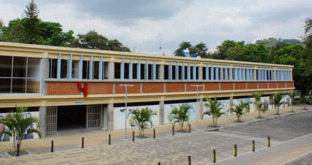
#> input picture exam-1/assets/img1.jpg, 312 x 165 px
$ python main.py
#> lines starting #> are read from the running program, lines starting #| are printed output that depends on the picture
import numpy as np
import matplotlib.pyplot as plt

try:
    img1 = np.asarray(plt.imread('assets/img1.jpg'), dtype=np.float64) / 255.0
    img2 = np.asarray(plt.imread('assets/img2.jpg'), dtype=np.float64) / 255.0
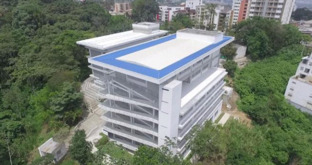
#> input picture exam-1/assets/img2.jpg, 312 x 165 px
    img3 = np.asarray(plt.imread('assets/img3.jpg'), dtype=np.float64) / 255.0
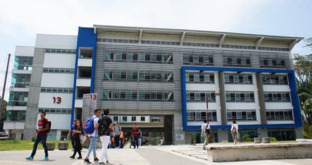
#> input picture exam-1/assets/img3.jpg, 312 x 165 px
    img4 = np.asarray(plt.imread('assets/img4.jpg'), dtype=np.float64) / 255.0
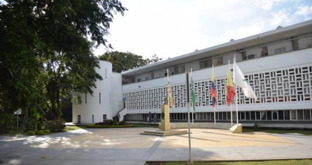
#> input picture exam-1/assets/img4.jpg, 312 x 165 px
    logo = plt.imread('assets/logo.png')
    all_images = [img1, img2, img3, img4]
except FileNotFoundError:
    print("Error: No images detected")
    exit()
#> (the program exits here)
